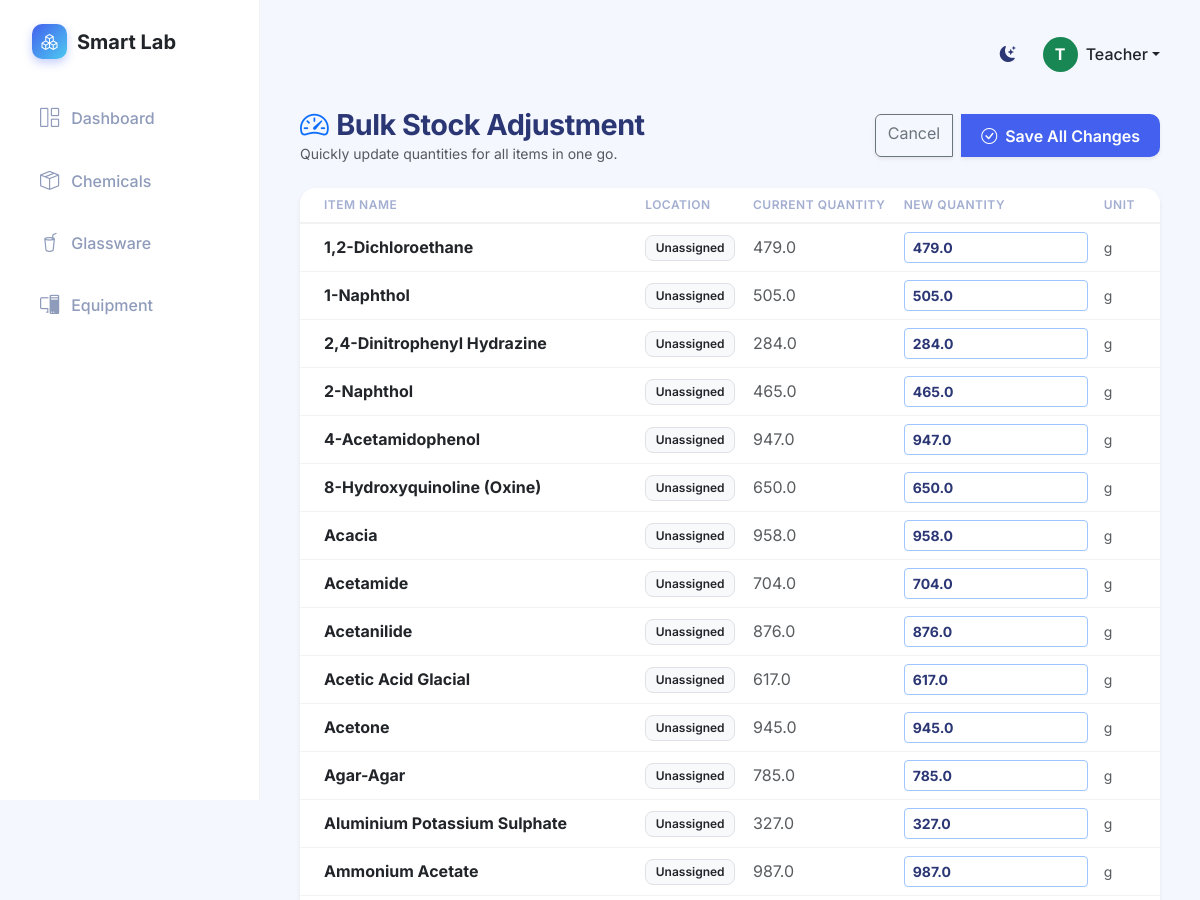
The page /bulk_update (signed in, upper part) on the database as committed earlier.
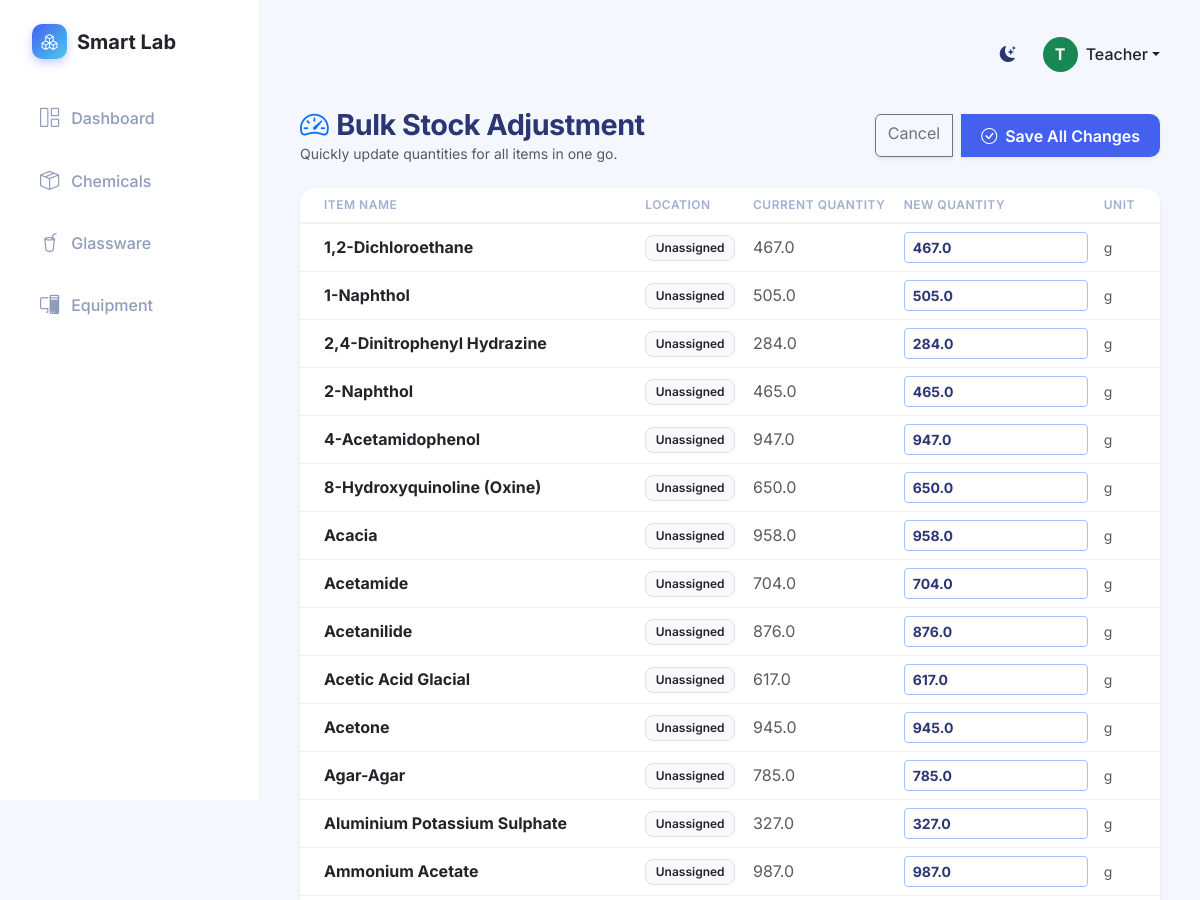
The same page on the database as committed later.
### app.py (models this page shows)
class Chemical(db.Model):
    id = db.Column(db.Integer, primary_key=True)
    name = db.Column(db.String(150), nullable=False)
    formula = db.Column(db.String(100), nullable=False)
    cas_number = db.Column(db.String(50), nullable=True)
    quantity = db.Column(db.Float, nullable=False, default=0.0)
    unit = db.Column(db.String(20), nullable=False)
    location = db.Column(db.String(100), nullable=False)
    expiry_date = db.Column(db.Date, nullable=True)
    hazard_category = db.Column(db.String(100), nullable=True)
    category = db.Column(db.String(50), default='Chemicals') # New: Chemicals, Reagents, Indicators, Miscellaneous
    logs = db.relationship('UsageLog', backref='chemical', lazy=True, cascade="all, delete-orphan")

### app.py (the view, shortened to what this page needs)
@app.route('/bulk_update', methods=['GET', 'POST'])
@teacher_required
def bulk_update():
    chemicals = Chemical.query.order_by(Chemical.name).all()
    return render_template('bulk_update.html', chemicals=chemicals)

### app.py (called while the page is built)
@login_manager.user_loader
def load_user(user_id):
    return User.query.get(int(user_id))

def teacher_required(f):
    @wraps(f)
    def decorated_function(*args, **kwargs):
        if not current_user.is_authenticated or current_user.role not in ['teacher', 'developer']:
            flash('You must be logged in as a teacher or developer to perform this action.', 'danger')
            return redirect(request.referrer or url_for('dashboard'))
        return f(*args, **kwargs)
    return decorated_function

### templates/bulk_update.html (shortened to what this page needs)
{% extends 'base.html' %}
{% block content %}
<div class="d-flex justify-content-between align-items-center mb-4">
    <div>
        <h2 class="page-title mb-0"><i class="bi bi-speedometer2 me-2 text-primary"></i>Bulk Stock Adjustment</h2>
        <p class="text-muted small mb-0">Quickly update quantities for all items in one go.</p>
    </div>
    <div class="btn-group">
        <a href="{{ url_for('chemicals') }}" class="btn btn-outline-secondary shadow-sm">
            Cancel
        </a>
        <button type="submit" form="bulkForm" class="btn btn-primary shadow-sm ms-2">
            <i class="bi bi-check-circle me-1"></i> Save All Changes
        </button>
    </div>
</div>
<div class="card shadow-sm border-0 overflow-hidden">
    <div class="card-body p-0">
        <form id="bulkForm" action="{{ url_for('bulk_update') }}" method="POST">
            <div class="table-responsive">
                <table class="table table-hover align-middle mb-0">
                    <thead class="bg-light">
                        <tr>
                            <th class="ps-4">ITEM NAME</th>
                            <th>LOCATION</th>
                            <th>CURRENT QUANTITY</th>
                            <th style="width: 200px;">NEW QUANTITY</th>
                            <th class="pe-4">UNIT</th>
                        </tr>
                    </thead>
                    <tbody>
                        {% for chem in chemicals %}
                        <tr>
                            <td class="ps-4 fw-bold text-dark">{{ chem.name }}</td>
                            <td><span class="badge bg-light text-dark border">{{ chem.location }}</span></td>
                            <td class="text-muted">{{ chem.quantity }}</td>
                            <td>
                                <div class="input-group input-group-sm">
                                    <input type="number" step="0.01" name="qty_chem_{{ chem.id }}"
                                           class="form-control fw-bold border-primary-subtle"
                                           value="{{ chem.quantity }}">
                                </div>
                            </td>
                            <td class="pe-4 text-muted small">{{ chem.unit }}</td>
                        </tr>
                        {% endfor %}
                    </tbody>
                </table>
            </div>
        </form>
    </div>
</div>
{% endblock %}

Rows that differ between the two databases and show on the page:
changed Chemical "1,2-Dichloroethane": quantity "479.0" → "467.0"
